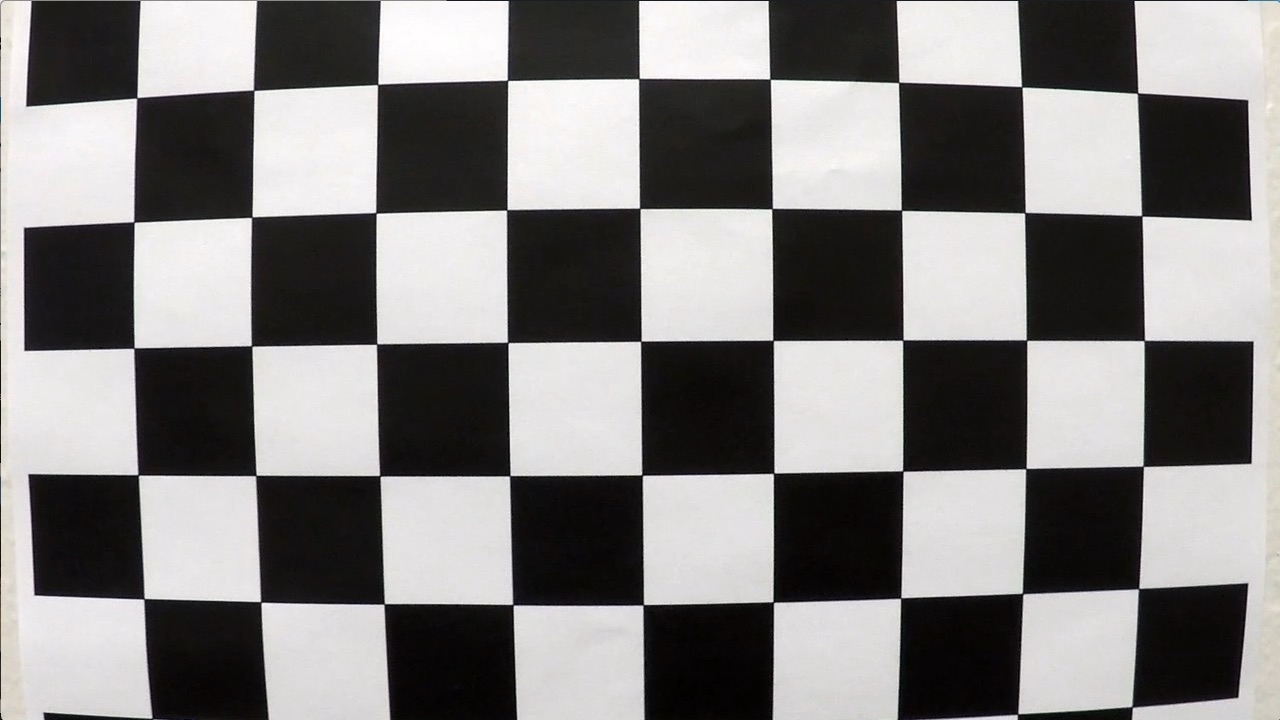
#> input picture camera_cal/calibration1.jpg, 1280 x 720 px; its folder holds 4 pictures in this run
$ python calibration.py
#> lines starting #> are read from the running program, lines starting #| are printed output that depends on the picture
import numpy as np
import cv2
import glob
import matplotlib.pyplot as plt
import matplotlib.image as mpimg

nx = 9
ny = 6
# prepare object points, like (0,0,0), (1,0,0), (2,0,0) ....,(6,5,0)
objp = np.zeros((ny * nx,3), np.float32)
objp[:,:2] = np.mgrid[0:nx, 0:ny].T.reshape(-1,2)

# Arrays to store object points and image points from all the images.
objpoints = [] # 3d points in real world space
imgpoints = [] # 2d points in image plane.

# Make a list of calibration images
images = glob.glob('camera_cal/calibration*.jpg')

# Step through the list and search for chessboard corners
for idx, fname in enumerate(images):
    img = mpimg.imread(fname)
#> img is the input picture: shape (720, 1280, 3); mean R, G, B 130.1, 128.4, 127.8
    gray = cv2.cvtColor(img, cv2.COLOR_RGB2GRAY)

    # Find the chessboard corners
    ret, corners = cv2.findChessboardCorners(gray, (nx, ny), None)
#> ret = False; corners = None

    # If found, add object points, image points
    if ret == True:
        objpoints.append(objp)
        imgpoints.append(corners)
#> pass 2 of the loop `for idx, fname in enumerate(images):`:
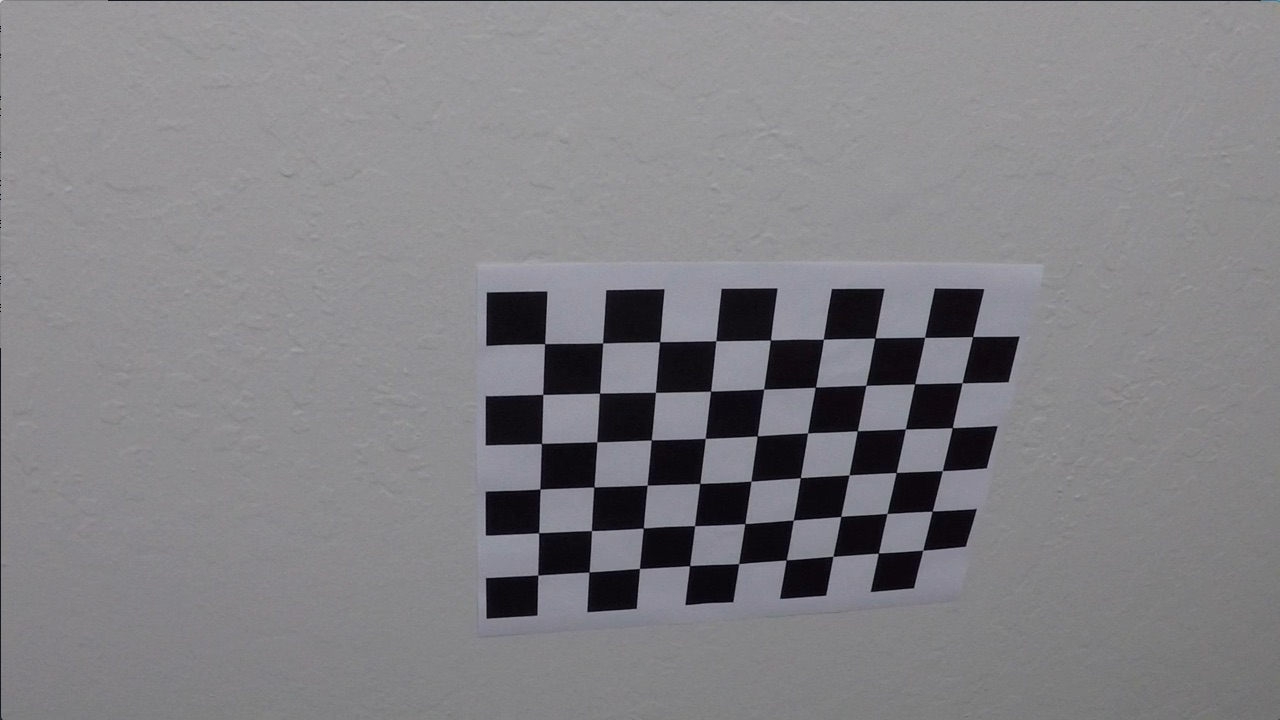
#> input picture camera_cal/calibration10.jpg, 1280 x 720 px
#> img is the input picture: shape (720, 1280, 3); mean R, G, B 130.2, 129.4, 133.1
#> ret = True; corners = 54 rows, first 8: [545.3, 343.1], [602.7, 342.8], [660.1, 341.3], [715.8, 340.7], [770.6, 340], [823.5, 339.2], [874.3, 338.5], [925.1, 337.4]
#> pass 3 of the loop `for idx, fname in enumerate(images):`:
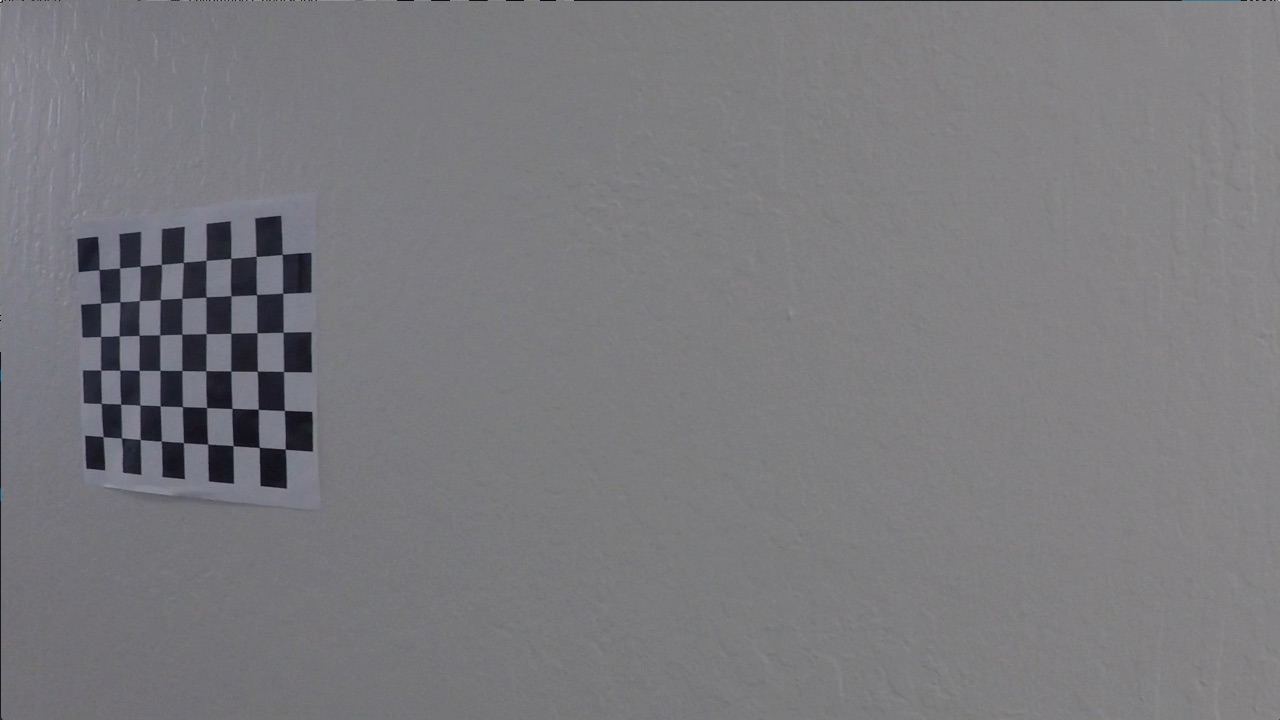
#> input picture camera_cal/calibration11.jpg, 1280 x 720 px
#> img is the input picture: shape (720, 1280, 3); mean R, G, B 122.2, 121.7, 125.2
#> corners = 54 rows, first 8: [99.22, 269.6], [119.6, 268], [140.1, 266.1], [161.3, 264.5], [183.3, 262.5], [206.1, 260.3], [230.7, 258.2], [256.2, 256.3]
#> the loop made 4 passes; the first 3 are shown

for idx, fname in enumerate(images):
    img = cv2.imread(fname)


    # Do camera calibration given object points and image points
    ret, mtx, dist, rvecs, tvecs = cv2.calibrateCamera(objpoints, imgpoints, img.shape[1:], None, None)

    # Perform undistortion
    undist = cv2.undistort(img, mtx, dist, None, mtx)
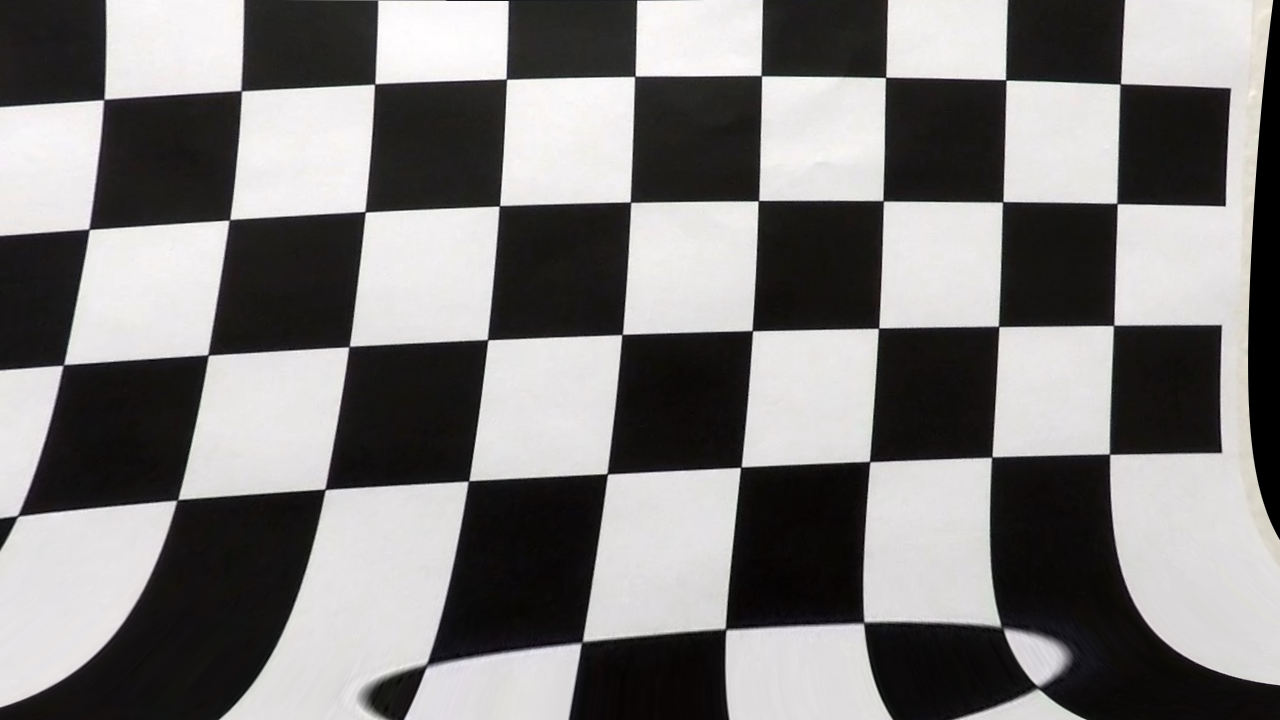
#> undist: shape (720, 1280, 3); mean B, G, R 123.9, 124.4, 126

    # Visualize undistortion
    f, (ax1, ax2) = plt.subplots(1, 2, figsize=(24, 9))
    f.tight_layout()
    ax1.imshow(img)
    ax1.set_title('Original Image', fontsize=50)
    ax2.imshow(undist)
    ax2.set_title('Undistorted Image', fontsize=50)
    plt.subplots_adjust(left=0., right=1, top=0.9, bottom=0.)
    plt.savefig('examples/undistort_output_c'+str(idx+1)+'.png')
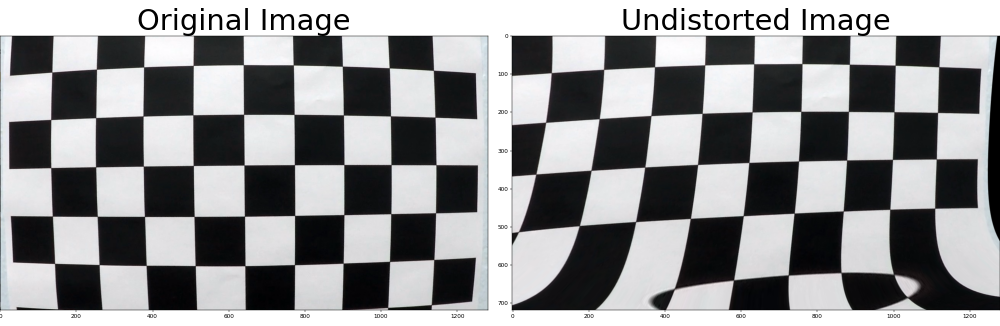
#> figure drawn by matplotlib, 2 panels; B, G, R data is drawn as R, G, B
#> pass 2 of the loop `for idx, fname in enumerate(images):`:
#> `undist = cv2.undistort(img, mtx, dist, None, mtx)`:
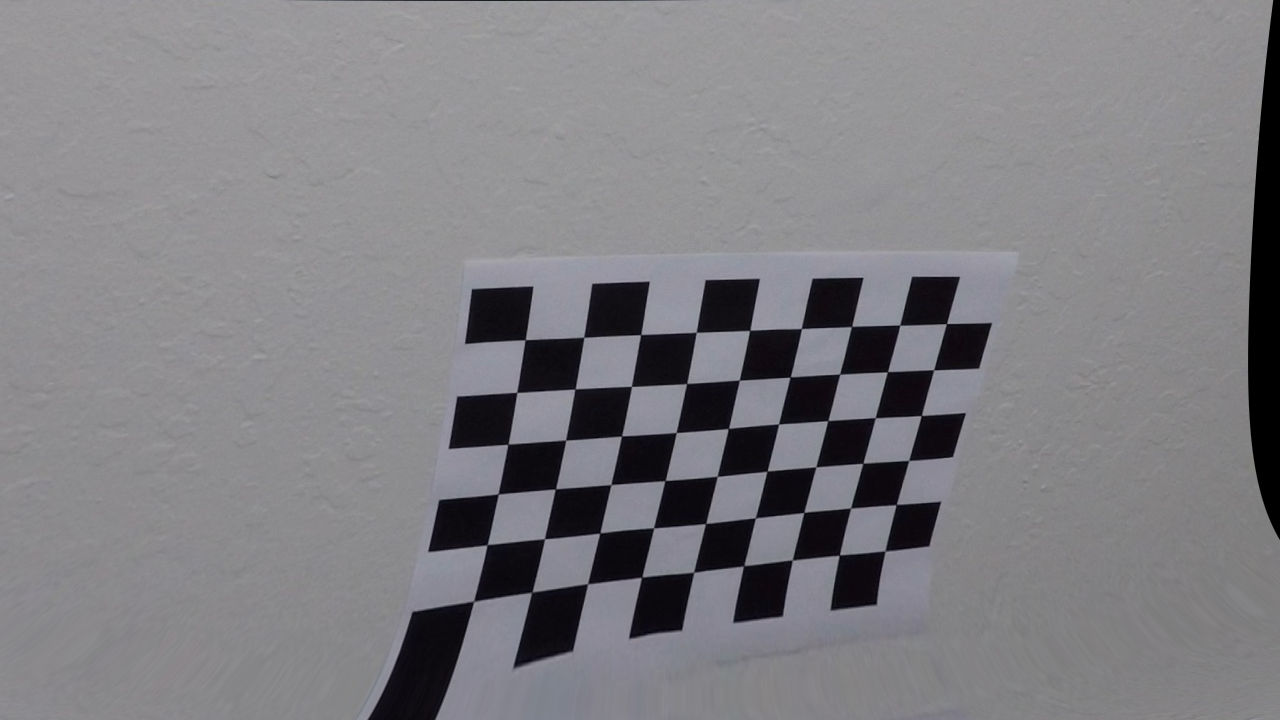
#> undist: shape (720, 1280, 3); mean B, G, R 130.5, 126.5, 127.4
#> `plt.savefig('examples/undistort_output_c'+str(idx+1)+'.png')`:
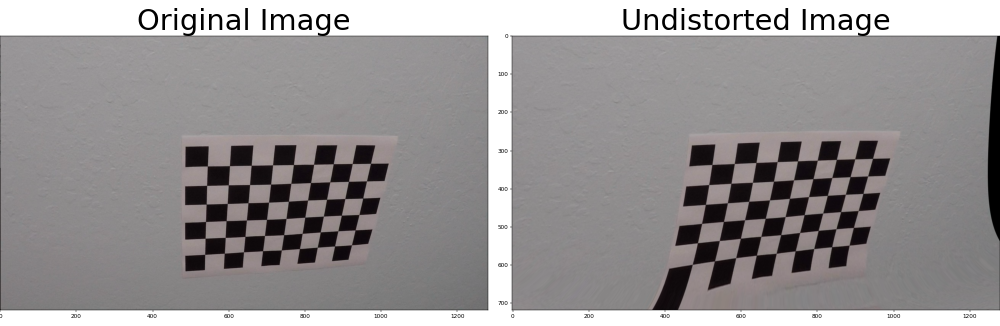
#> figure drawn by matplotlib, 2 panels; B, G, R data is drawn as R, G, B
#> pass 3 of the loop `for idx, fname in enumerate(images):`:
#> `undist = cv2.undistort(img, mtx, dist, None, mtx)`:
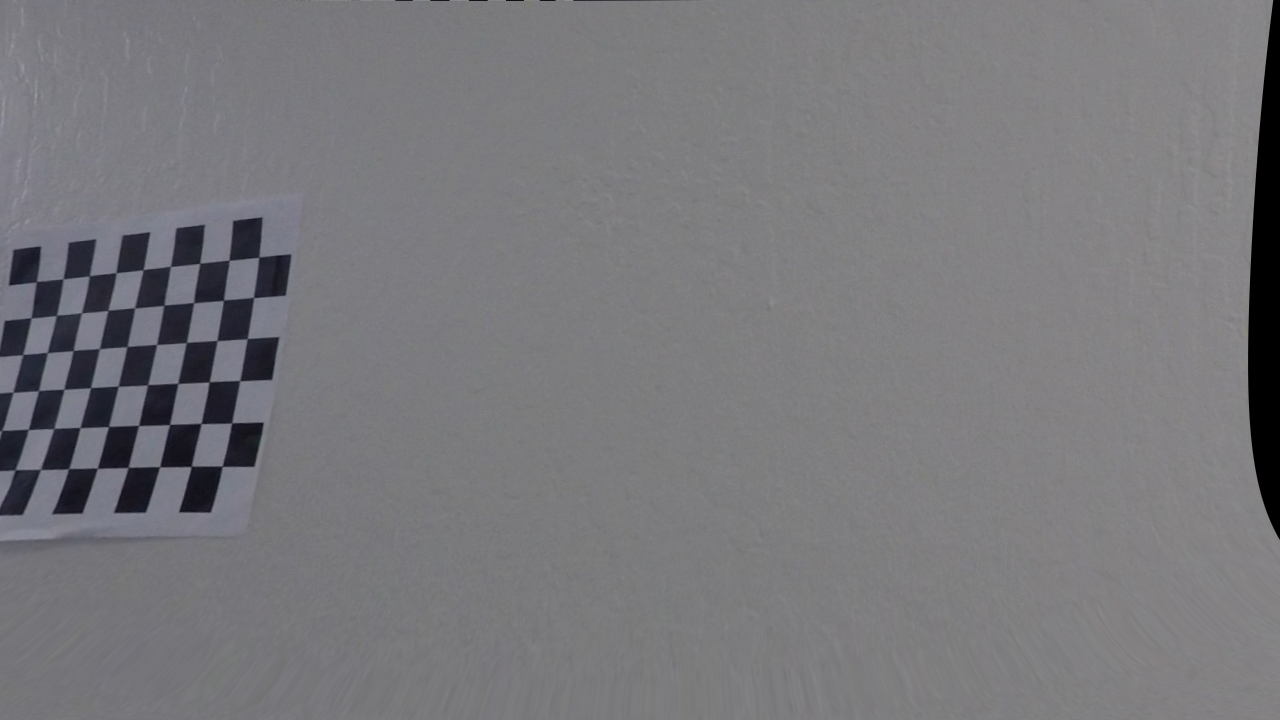
#> undist: shape (720, 1280, 3); mean B, G, R 123.2, 119.7, 120.2
#> `plt.savefig('examples/undistort_output_c'+str(idx+1)+'.png')`:
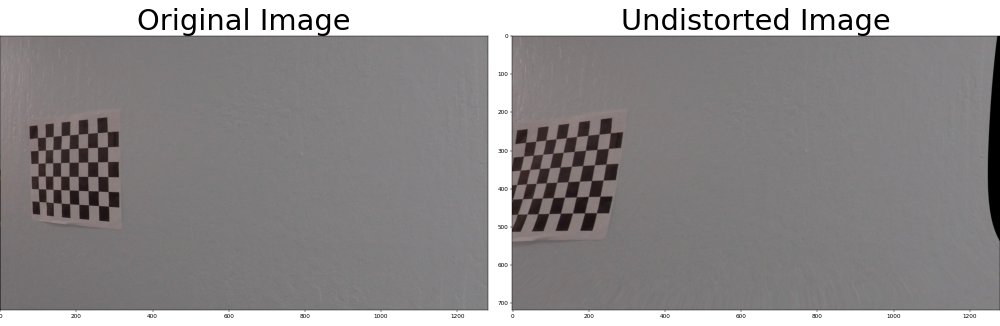
#> figure drawn by matplotlib, 2 panels; B, G, R data is drawn as R, G, B
#> the loop made 4 passes; the first 3 are shown

print('Calibration: done')
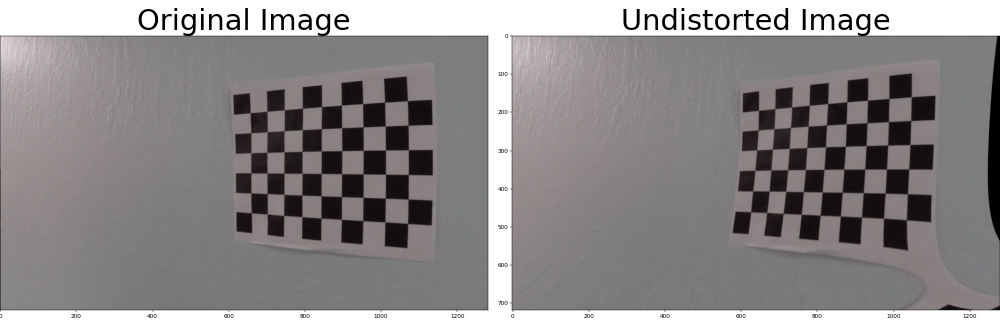
#> figure drawn by matplotlib, 2 panels; B, G, R data is drawn as R, G, B
